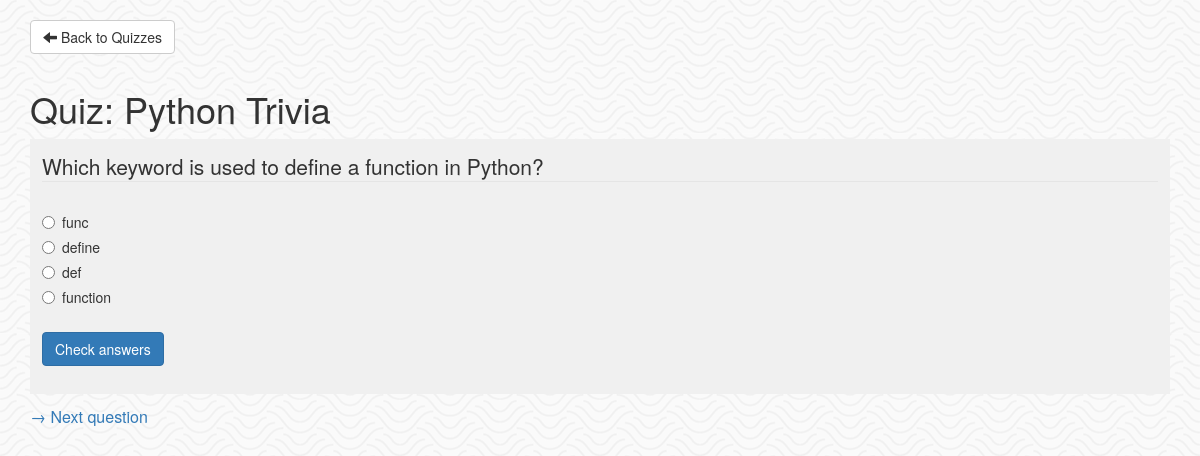
/quizzes/1/questions/4, run on the app's committed database.
### quizzes/models.py (models this page shows, shortened)
class Quiz(models.Model):
    name = models.CharField(max_length=100)

class Question(models.Model):
    quiz = models.ForeignKey(Quiz, on_delete=models.CASCADE)
    prompt = models.CharField(max_length=200)

### quizzes/views.py (the view)
# urls.py: path("quizzes/<int:quiz_id>/questions/<int:question_id>", views.display_question, name="display_question"),
def display_question(request, quiz_id, question_id):
    quiz = get_object_or_404(Quiz, pk=quiz_id)
    questions = quiz.question_set.all()
    current_question, next_question = None, None
    for ind, question in enumerate(questions):
        if question.pk == question_id:
            current_question = question
            if ind != len(questions) - 1:
                next_question = questions[ind + 1]
    return render(
        request,
        "quizzes/display.html",
        {"quiz": quiz, "question": current_question, "next_question": next_question},
    )

### quizzes/templates/quizzes/display.html (shortened to what this page needs)
<!DOCTYPE HTML>
<html>
<head>
  {% load static %}
  <link rel="stylesheet" href="https://cdn.jsdelivr.net/npm/bootstrap@3.4.1/dist/css/bootstrap.min.css">
  <link rel="stylesheet" href="{% static 'quizzes/style.css' %}">
</head>
<body>
    <div class="container" style="margin-top: 20px;">
    <a href="{% url 'quizzes:index' %}" class="btn btn-default" style="margin-bottom: 15px;">
        <span class="glyphicon glyphicon-arrow-left"></span> Back to Quizzes
    </a>
    <h1>Quiz: {{ quiz.name }}</h1>
    <section class="question">
    {% if question %}
    <form id="question-form" action="{% url 'quizzes:grade_question' question.id %}" method="post">
        <fieldset class="form-group">
            <legend>{{ question.prompt }}</legend>
            {% if question.freetextanswer %}
            <div class="form-group">
            <label for="answer">
            {% if question.freetextanswer.case_sensitive %}
            Type your answer in (capitalization matters!):
            {% else %}
            Type your answer in (don't worry about capitalization):
            {% endif %}
            </label>
            <input type="text" name="answer" class="form-control">
            </div>
            {% else %}
            {% for choice in question.multiplechoiceanswer.choices %}
            <div class="radio">
            <label>
                <input type="radio" name="answer" value="{{ choice }}">
                {{ choice}}
            </label>
            </div>
            {% endfor %}
            {% endif %}
        </fieldset>
        <button type="submit" class="btn btn-primary">Check answers</button>
    </form>
    {% else %}
    Sorry, that question doesn't exist in this quiz.
    {% endif %}
    </section>
    {% if next_question %}
    <div style="margin-top:12px; font-size:16px">
    <a href="{% url 'quizzes:display_question' quiz.id next_question.id %}">→ Next question</a>
    </div>
    {% endif %}
    </div>
</body>
</html>

### quizzes/static/quizzes/style.css (style rules this page uses)
body { background: white url("images/papyrus.webp") repeat; }
.question { padding: 12px; background-color: #f0f0f0; }

### data on the page
Quiz: name "Python Trivia"
Question: prompt "Which keyword is used to define a function in Python?"

### other printed values
{{ choice }} "func" "define" "def" "function"
